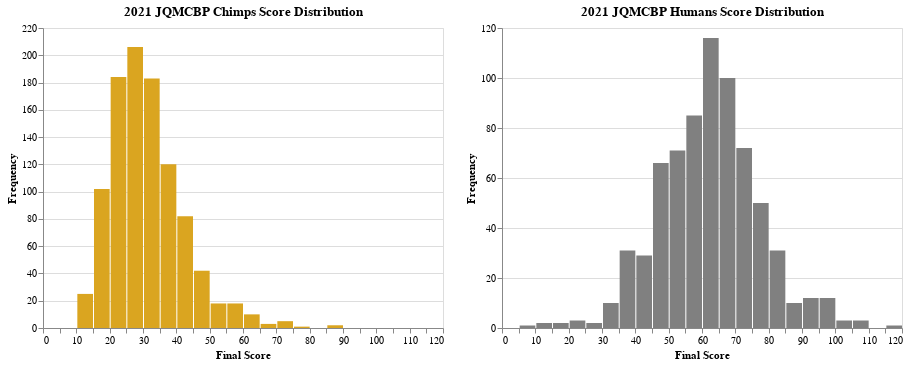

The code cell stored with this chart in its notebook:
### Code cell
def histogram_it(source, species, bar_color):
    bins = [x*5 for x in range(0,25)]
    hist = alt.Chart(source).mark_bar(color=f"{bar_color}").encode(
                alt.X(
                    "score:Q",
                    bin=alt.Bin(maxbins=26),
                    scale=alt.Scale(bins=bins, domain=[0, 120], nice=False),
                    title="Final Score"
                ), 
                alt.Y("count()",
                      title="Frequency"
                ),
            )
    hist = hist.properties(title=f"2021 JQMCBP {species} Score Distribution")
    return hist

chimps = histogram_it(scores["chimp"], "Chimps", "goldenrod")
humans = histogram_it(scores["man"], "Humans", "gray")
alt.hconcat(chimps, humans)

### Figure 1 — Vega-Lite specification as saved in the notebook (floating-point values rounded to 4 significant figures; data arrays with more than 128 entries replaced by an {"elided": "..."} marker saying what was removed)
{"config": {"view": {"continuousWidth": 400, "continuousHeight": 300}}, "hconcat": [{"data": {"name": "data-f55f0fda558b216c941012205b04f289"}, "mark": {"type": "bar", "color": "goldenrod"}, "encoding": {"x": {"type": "quantitative", "bin": {"maxbins": 26}, "field": "score", "scale": {"bins": [0, 5, 10, 15, 20, 25, 30, 35, 40, 45, 50, 55, 60, 65, 70, 75, 80, 85, 90, 95, 100, 105, 110, 115, 120], "domain": [0, 120], "nice": false}, "title": "Final Score"}, "y": {"type": "quantitative", "aggregate": "count", "title": "Frequency"}}, "title": "2021 JQMCBP Chimps Score Distribution"}, {"data": {"name": "data-483f4e8baf27a1d372e9194c30d58699"}, "mark": {"type": "bar", "color": "gray"}, "encoding": {"x": {"type": "quantitative", "bin": {"maxbins": 26}, "field": "score", "scale": {"bins": [0, 5, 10, 15, 20, 25, 30, 35, 40, 45, 50, 55, 60, 65, 70, 75, 80, 85, 90, 95, 100, 105, 110, 115, 120], "domain": [0, 120], "nice": false}, "title": "Final Score"}, "y": {"type": "quantitative", "aggregate": "count", "title": "Frequency"}}, "title": "2021 JQMCBP Humans Score Distribution"}], "$schema": "https://vega.github.io/schema/vega-lite/v4.8.1.json", "datasets": {"data-f55f0fda558b216c941012205b04f289": {"elided": "1001 records"}, "data-483f4e8baf27a1d372e9194c30d58699": {"elided": "712 records"}}}
